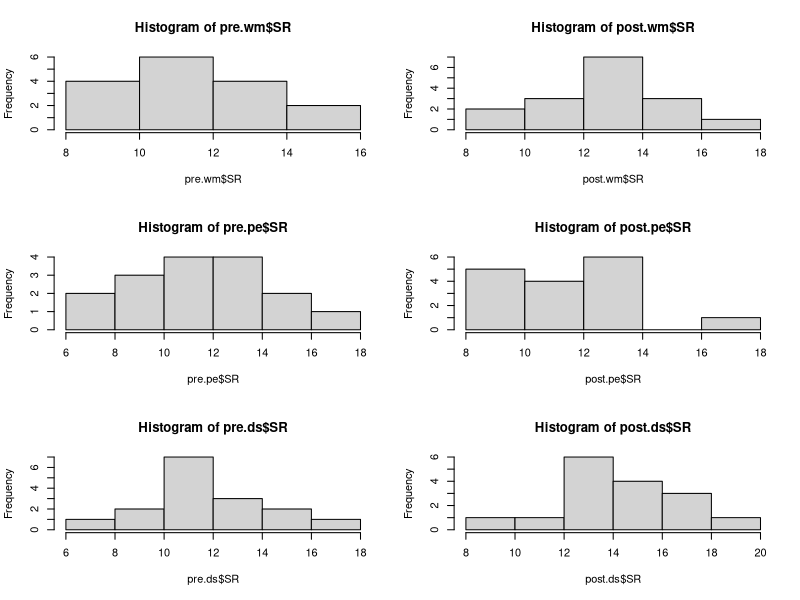

R code for this plot:
install.packages("psych")
install.packages("sm")

library(psych)
library(sm)

setwd("C:/Users/xiaogao/Desktop/coursera/stats")
data <- read.table("Stats1.13.HW.02.txt", header = T)
nrow(data)
names(data)
mean(data$SR)
sd <- sd(data$SR)
var <- sd ^ 2
pre <- subset(data, data[,3] == "pre")
mean(pre$SR)
post <- subset(data, data[,3] == "post")
sd(post$SR)
median(post$SR)

describeBy(post, post$condition)

pre.wm <- subset(pre, pre[,2] == "WM")
post.wm <- subset(post, post[,2] == "WM")
pre.pe <- subset(pre, pre[,2] == "PE")
post.pe <- subset(post, post[,2] == "PE")
pre.ds <- subset(pre, pre[,2] == "DS")
post.ds <- subset(post, post[,2] == "DS")

par(mfrow = c(3,2))
hist(pre.wm$SR)
hist(post.wm$SR)
hist(pre.pe$SR)
hist(post.pe$SR)
hist(pre.ds$SR)
hist(post.ds$SR)

mean(post.wm$SR) - mean(pre.wm$SR)
mean(post.pe$SR) - mean(pre.pe$SR)
mean(post.ds$SR) - mean(pre.ds$SR)
